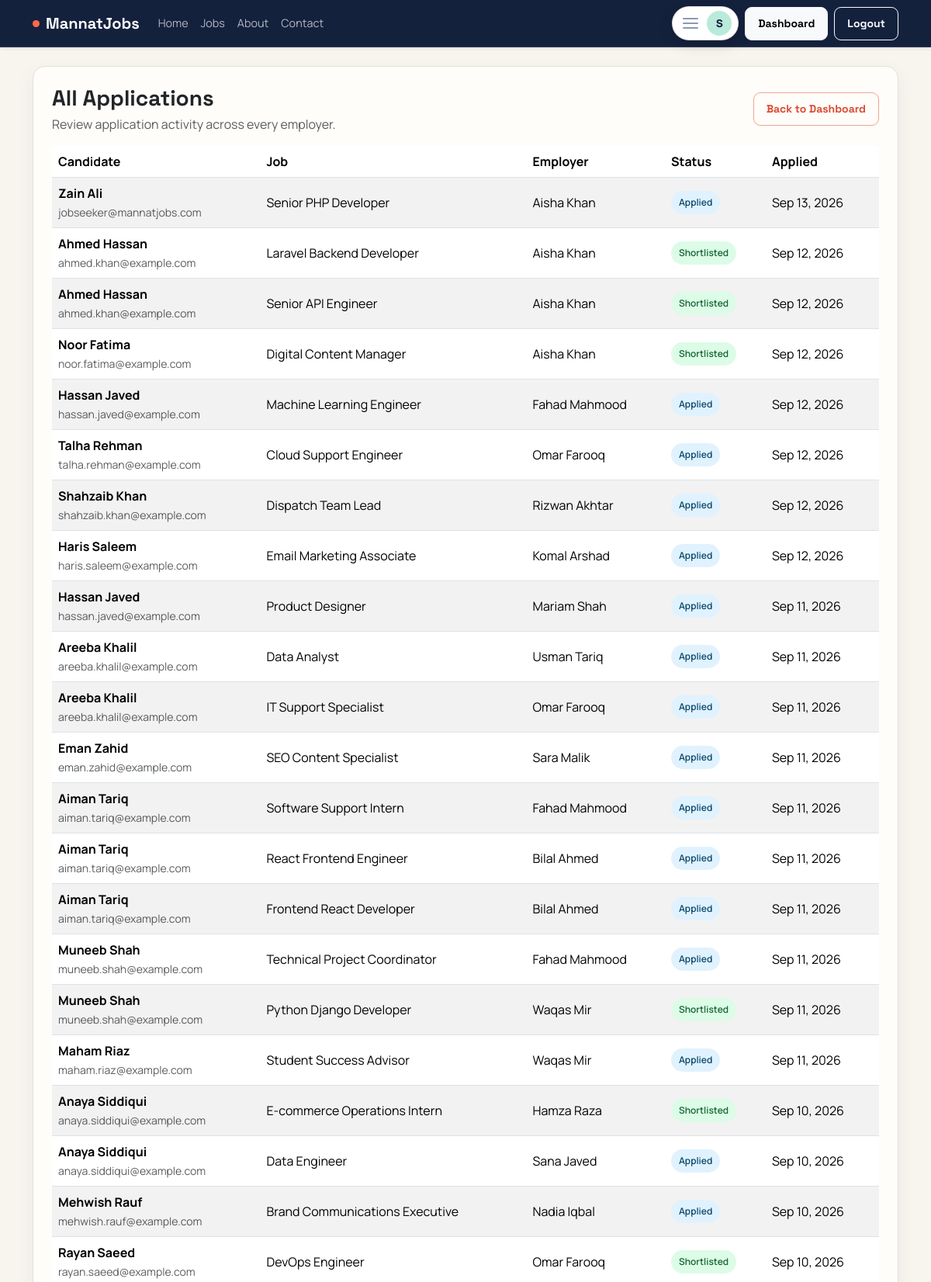
Page /admin/applications.php (signed in, upper part) on the committed database.
### tables this page shows
CREATE TABLE applications (
    id INT UNSIGNED AUTO_INCREMENT PRIMARY KEY,
    job_id INT UNSIGNED NOT NULL,
    jobseeker_id INT UNSIGNED NOT NULL,
    resume_path VARCHAR(255) DEFAULT NULL,
    resume_data MEDIUMBLOB DEFAULT NULL,
    resume_mime VARCHAR(100) DEFAULT NULL,
    cover_letter TEXT DEFAULT NULL,
    status ENUM('applied', 'shortlisted', 'rejected', 'hired') NOT NULL DEFAULT 'applied',
    applied_at TIMESTAMP NOT NULL DEFAULT CURRENT_TIMESTAMP,
    CONSTRAINT fk_applications_job FOREIGN KEY (job_id) REFERENCES jobs(id) ON DELETE CASCADE,
    CONSTRAINT fk_applications_jobseeker FOREIGN KEY (jobseeker_id) REFERENCES users(id) ON DELETE CASCADE,
    UNIQUE KEY uq_application_once (job_id, jobseeker_id),
    INDEX idx_applications_job (job_id),
    INDEX idx_applications_jobseeker (jobseeker_id),
    INDEX idx_applications_status (status)
);

CREATE TABLE users (
    id INT UNSIGNED AUTO_INCREMENT PRIMARY KEY,
    name VARCHAR(150) NOT NULL,
    email VARCHAR(180) NOT NULL UNIQUE,
    password VARCHAR(255) NOT NULL,
    role ENUM('jobseeker', 'employer', 'admin') NOT NULL,
    phone VARCHAR(30) DEFAULT NULL,
    status ENUM('active', 'blocked', 'pending') NOT NULL DEFAULT 'active',
    created_at TIMESTAMP NOT NULL DEFAULT CURRENT_TIMESTAMP,
    INDEX idx_users_role (role),
    INDEX idx_users_status (status)
);

CREATE TABLE jobs (
    id INT UNSIGNED AUTO_INCREMENT PRIMARY KEY,
    employer_id INT UNSIGNED NOT NULL,
    category_id INT UNSIGNED NOT NULL,
    title VARCHAR(180) NOT NULL,
    description TEXT NOT NULL,
    requirements TEXT NOT NULL,
    location VARCHAR(120) NOT NULL,
    job_type ENUM('Full-time', 'Part-time', 'Remote', 'Internship') NOT NULL,
    salary_min DECIMAL(12,2) DEFAULT NULL,
    salary_max DECIMAL(12,2) DEFAULT NULL,
    experience_level VARCHAR(80) DEFAULT NULL,
    deadline DATE DEFAULT NULL,
    status ENUM('pending', 'approved', 'rejected', 'closed') NOT NULL DEFAULT 'pending',
    created_at TIMESTAMP NOT NULL DEFAULT CURRENT_TIMESTAMP,
    updated_at TIMESTAMP NOT NULL DEFAULT CURRENT_TIMESTAMP ON UPDATE CURRENT_TIMESTAMP,
    CONSTRAINT fk_jobs_employer FOREIGN KEY (employer_id) REFERENCES users(id) ON DELETE CASCADE,
    CONSTRAINT fk_jobs_category FOREIGN KEY (category_id) REFERENCES job_categories(id) ON DELETE RESTRICT,
    INDEX idx_jobs_employer (employer_id),
    INDEX idx_jobs_status (status),
    INDEX idx_jobs_location (location),
    INDEX idx_jobs_category (category_id)
);

### includes/functions.php (called while the page is built, shortened)
<?php
function e($value)
{
    return htmlspecialchars((string)$value, ENT_QUOTES, 'UTF-8');
}
function appBasePath()
{
    static $basePath;
    if ($basePath !== null) {
        return $basePath;
    }
    $documentRoot = realpath($_SERVER['DOCUMENT_ROOT'] ?? '');
    $appRoot = realpath(__DIR__ . '/..');
    $basePath = '';
    if ($documentRoot && $appRoot) {
        $documentRoot = str_replace('\\', '/', rtrim($documentRoot, '\\/'));
        $appRoot = str_replace('\\', '/', $appRoot);
        if (str_starts_with(strtolower($appRoot), strtolower($documentRoot))) {
            $basePath = substr($appRoot, strlen($documentRoot));
        }
    }
    return rtrim($basePath, '/');
}
function url($path = '')
{
    $path = ltrim($path, '/');
    return appBasePath() . ($path === '' ? '/' : '/' . $path);
}
function getApplicationStatusLabel($status)
{
    $labels = [
        'applied' => 'Applied',
        'shortlisted' => 'Shortlisted',
        'rejected' => 'Rejected',
        'hired' => 'Hired',
    ];
    return $labels[$status] ?? ucfirst($status);
}

### admin/applications.php (the view, shortened to what this page needs)
<?php
require_once __DIR__ . '/../includes/db.php';
require_once __DIR__ . '/../includes/functions.php';
$applications = $conn->query('SELECT a.*, j.title AS job_title, eu.name AS employer_name, cu.name AS candidate_name, cu.email AS candidate_email FROM applications a INNER JOIN jobs j ON j.id = a.job_id INNER JOIN users eu ON eu.id = j.employer_id INNER JOIN users cu ON cu.id = a.jobseeker_id ORDER BY a.applied_at DESC');
include __DIR__ . '/../includes/header.php';
?>
<div class="card p-4">
    <div class="d-flex justify-content-between align-items-center flex-wrap gap-3 mb-3"><div><h3 class="fw-bold mb-1">All Applications</h3><p class="text-muted mb-0">Review application activity across every employer.</p></div><a href="<?php echo e(url('admin/index.php')); ?>" class="btn btn-outline-primary btn-sm">Back to Dashboard</a></div>
    <div class="table-responsive">
        <table class="table table-striped align-middle"><thead><tr><th>Candidate</th><th>Job</th><th>Employer</th><th>Status</th><th>Applied</th></tr></thead><tbody>
        <?php while ($application = $applications->fetch_assoc()): ?>
            <tr><td><strong><?php echo e($application['candidate_name']); ?></strong><br><small class="text-muted"><?php echo e($application['candidate_email']); ?></small></td><td><?php echo e($application['job_title']); ?></td><td><?php echo e($application['employer_name']); ?></td><td><span class="status-pill status-<?php echo e($application['status']); ?>"><?php echo e(getApplicationStatusLabel($application['status'])); ?></span></td><td><?php echo e(date('M j, Y', strtotime($application['applied_at']))); ?></td></tr>
        <?php endwhile; ?>
        </tbody></table>
    </div>
</div>
<?php include __DIR__ . '/../includes/footer.php'; ?>

### assets/css/style.css (style rules this page uses)
:root { --primary: #ff684a; --primary-dark: #d94a31; --secondary: #14213d; --ink: #172033; --paper: #f8f5ef; --mint: #b9eadb; --muted: #657084; --success: #20866b; --danger: #c94848; --warning: #d28a22; --border: #e6e1d8; --shadow: 0 18px 50px rgba(20, 33, 61, 0.09); }
* { scrollbar-color: #b9b1a5 var(--paper); }
body { font-family: 'Manrope', sans-serif; background: var(--paper); color: var(--ink); min-width: 320px; min-height: 100vh; display: flex; flex-direction: column; }
h1, h2, h3, h4, h5, h6, .navbar-brand, .btn { font-family: 'Space Grotesk', sans-serif; }
h1, h2, h3, h4, h5, h6 { letter-spacing: 0; }
.card, .stat-box, .dashboard-sidebar { border: 1px solid var(--border); border-radius: 16px; box-shadow: 0 8px 26px rgba(20, 33, 61, 0.055); background: #fffdf9; }
.card { transition: box-shadow 180ms ease, transform 180ms ease; }
.status-pill { display: inline-block; padding: 6px 10px; border-radius: 999px; font-size: 0.75rem; font-weight: 600; }
.status-applied { background: #e0f2fe; color: #0c4a6e; }
.status-shortlisted { background: #dcfce7; color: #166534; }
.btn { border-radius: 9px; font-weight: 700; padding: 10px 16px; transition: transform 160ms ease, box-shadow 160ms ease, background 160ms ease; }
.btn-outline-primary { --bs-btn-color: var(--primary-dark); --bs-btn-border-color: #f0a492; --bs-btn-hover-bg: var(--primary); --bs-btn-hover-border-color: var(--primary); }

### rows in the picture
applications: jobseeker.name "Zain Ali", jobseeker.email "jobseeker@mannatjobs.com", job.title "Senior PHP Developer", users.name "Aisha Khan", status "Applied", applied_at "Sep 13, 2026"
applications: jobseeker.name "Ahmed Hassan", jobseeker.email "ahmed.khan@example.com", job.title "Laravel Backend Developer", users.name "Aisha Khan", status "Shortlisted", applied_at "Sep 12, 2026"
applications: jobseeker.name "Ahmed Hassan", jobseeker.email "ahmed.khan@example.com", job.title "Senior API Engineer", users.name "Aisha Khan", status "Shortlisted", applied_at "Sep 12, 2026"
applications: jobseeker.name "Noor Fatima", jobseeker.email "noor.fatima@example.com", job.title "Digital Content Manager", users.name "Aisha Khan", status "Shortlisted", applied_at "Sep 12, 2026"
applications: jobseeker.name "Hassan Javed", jobseeker.email "hassan.javed@example.com", job.title "Machine Learning Engineer", users.name "Fahad Mahmood", status "Applied", applied_at "Sep 12, 2026"
applications: jobseeker.name "Talha Rehman", jobseeker.email "talha.rehman@example.com", job.title "Cloud Support Engineer", users.name "Omar Farooq", status "Applied", applied_at "Sep 12, 2026"
applications: jobseeker.name "Shahzaib Khan", jobseeker.email "shahzaib.khan@example.com", job.title "Dispatch Team Lead", users.name "Rizwan Akhtar", status "Applied", applied_at "Sep 12, 2026"
applications: jobseeker.name "Haris Saleem", jobseeker.email "haris.saleem@example.com", job.title "Email Marketing Associate", users.name "Komal Arshad", status "Applied", applied_at "Sep 12, 2026"
applications: jobseeker.name "Hassan Javed", jobseeker.email "hassan.javed@example.com", job.title "Product Designer", users.name "Mariam Shah", status "Applied", applied_at "Sep 11, 2026"
applications: jobseeker.name "Areeba Khalil", jobseeker.email "areeba.khalil@example.com", job.title "Data Analyst", users.name "Usman Tariq", status "Applied", applied_at "Sep 11, 2026"
applications: jobseeker.name "Areeba Khalil", jobseeker.email "areeba.khalil@example.com", job.title "IT Support Specialist", users.name "Omar Farooq", status "Applied", applied_at "Sep 11, 2026"
applications: jobseeker.name "Eman Zahid", jobseeker.email "eman.zahid@example.com", job.title "SEO Content Specialist", users.name "Sara Malik", status "Applied", applied_at "Sep 11, 2026"
applications: jobseeker.name "Aiman Tariq", jobseeker.email "aiman.tariq@example.com", job.title "Software Support Intern", users.name "Fahad Mahmood", status "Applied", applied_at "Sep 11, 2026"
applications: jobseeker.name "Aiman Tariq", jobseeker.email "aiman.tariq@example.com", job.title "React Frontend Engineer", users.name "Bilal Ahmed", status "Applied", applied_at "Sep 11, 2026"
applications: jobseeker.name "Aiman Tariq", jobseeker.email "aiman.tariq@example.com", job.title "Frontend React Developer", users.name "Bilal Ahmed", status "Applied", applied_at "Sep 11, 2026"
applications: jobseeker.name "Muneeb Shah", jobseeker.email "muneeb.shah@example.com", job.title "Technical Project Coordinator", users.name "Fahad Mahmood", status "Applied", applied_at "Sep 11, 2026"
applications: jobseeker.name "Muneeb Shah", jobseeker.email "muneeb.shah@example.com", job.title "Python Django Developer", users.name "Waqas Mir", status "Shortlisted", applied_at "Sep 11, 2026"
applications: jobseeker.name "Maham Riaz", jobseeker.email "maham.riaz@example.com", job.title "Student Success Advisor", users.name "Waqas Mir", status "Applied", applied_at "Sep 11, 2026"
applications: jobseeker.name "Anaya Siddiqui", jobseeker.email "anaya.siddiqui@example.com", job.title "E-commerce Operations Intern", users.name "Hamza Raza", status "Shortlisted", applied_at "Sep 10, 2026"
applications: jobseeker.name "Anaya Siddiqui", jobseeker.email "anaya.siddiqui@example.com", job.title "Data Engineer", users.name "Sana Javed", status "Applied", applied_at "Sep 10, 2026"
applications: jobseeker.name "Mehwish Rauf", jobseeker.email "mehwish.rauf@example.com", job.title "Brand Communications Executive", users.name "Nadia Iqbal", status "Applied", applied_at "Sep 10, 2026"
applications: jobseeker.name "Rayan Saeed", jobseeker.email "rayan.saeed@example.com", job.title "DevOps Engineer", users.name "Omar Farooq", status "Shortlisted", applied_at "Sep 10, 2026"

### other values in the picture
userInitial($user) "S"
